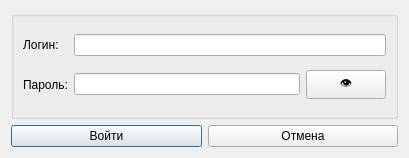
<?xml version="1.0" encoding="UTF-8"?>
<ui version="4.0">
 <class>LoginMethodistWindow</class>
 <widget class="QDialog" name="LoginMethodistWindow">
  <property name="geometry">
   <rect>
    <x>0</x>
    <y>0</y>
    <width>409</width>
    <height>158</height>
   </rect>
  </property>
  <property name="windowTitle">
   <string>Авторизация</string>
  </property>
  <layout class="QGridLayout" name="gridLayout_2">
   <item row="0" column="0">
    <widget class="QGroupBox" name="groupBox">
     <property name="title">
      <string/>
     </property>
     <layout class="QGridLayout" name="gridLayout">
      <item row="0" column="0">
       <widget class="QLabel" name="login_label">
        <property name="text">
         <string>Логин:</string>
        </property>
       </widget>
      </item>
      <item row="1" column="0">
       <widget class="QLabel" name="pass_label">
        <property name="text">
         <string>Пароль:</string>
        </property>
       </widget>
      </item>
      <item row="1" column="1">
       <widget class="QLineEdit" name="pass_lineedit">
        <property name="echoMode">
         <enum>QLineEdit::Password</enum>
        </property>
       </widget>
      </item>
      <item row="1" column="2">
       <widget class="QPushButton" name="show_pass_button">
        <property name="text">
         <string>👁</string>
        </property>
       </widget>
      </item>
      <item row="0" column="1" colspan="2">
       <widget class="QLineEdit" name="login_lineedit"/>
      </item>
     </layout>
    </widget>
   </item>
   <item row="1" column="0">
    <layout class="QHBoxLayout" name="horizontalLayout_2">
     <item>
      <widget class="QPushButton" name="log_in_button_2">
       <property name="text">
        <string>Войти</string>
       </property>
       <property name="default">
        <bool>true</bool>
       </property>
      </widget>
     </item>
     <item>
      <widget class="QPushButton" name="cancel_button_2">
       <property name="text">
        <string>Отмена</string>
       </property>
      </widget>
     </item>
    </layout>
   </item>
  </layout>
 </widget>
 <resources/>
 <connections/>
</ui>
